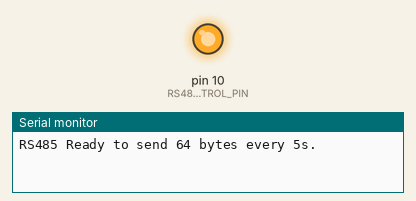
Bench run of a sketch on a simulated Arduino Uno, built with avr-gcc and run on an emulated ATmega328P. On the bench: output pins drawn as LEDs (lit = HIGH), the last lines printed to the serial monitor. The modem accepts every AT command (registered, SIM ready, sends succeed) and sends nothing else.

Above: at 0.03 s.
At 2.5 s:
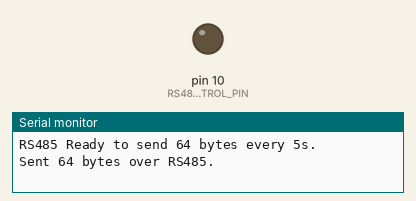
Timing chart, 0 to 6.6 s (numbered marks = the images above):
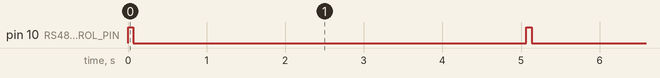

Measured:
- by itself, pin 10 (RS485_CONTROL_PIN): alternates HIGH for 0.07 s and LOW for 5.0 s

The sketch:

arduino.ino
```cpp
#include <SoftwareSerial.h>

#define RS485_TX 9              // Arduino pin connected to MAX485 DI
#define RS485_RX 8              // Arduino pin connected to MAX485 RO
#define RS485_CONTROL_PIN 10    // Arduino pin connected to MAX485 DE and RE (tied together)

// Create RS485 serial object
SoftwareSerial rs485(RS485_RX, RS485_TX);  // RX, TX

uint8_t txBuffer[64];  // 64-byte buffer

void setup() {
  // Initialize pins
  pinMode(RS485_CONTROL_PIN, OUTPUT);
  pinMode(RS485_RX, INPUT_PULLUP);
  digitalWrite(RS485_CONTROL_PIN, LOW); // Start in receive mode

  // Start serials
  Serial.begin(9600);      // USB serial for debug
  rs485.begin(9600);       // RS485 serial

  // Fill buffer with example data
  for (uint8_t i = 0; i < 64; i++) {
    txBuffer[i] = i;
  }

  Serial.println("RS485 Ready to send 64 bytes every 5s.");
}

void loop() {
  // Enable transmit mode
  digitalWrite(RS485_CONTROL_PIN, HIGH);
  delay(1);  // Stabilize before sending

  // Ingangspanning -->3000V
  txBuffer[0] = 0x0B;
  txBuffer[1] = 0xB8;

  // ingangstroom --> 10A
  txBuffer[2] = 0x00;
  txBuffer[3] = 0x10;

  // Lijn spanningen --> 400V
  txBuffer[4] = 0x01;
  txBuffer[5] = 0x90;

  txBuffer[6] = 0x01;
  txBuffer[7] = 0x90;

  txBuffer[8] = 0x01;
  txBuffer[9] = 0x90;

  // Lijn stromen --> 100A
  txBuffer[10] = 0x00;
  txBuffer[11] = 0x64;

  txBuffer[12] = 0x00;
  txBuffer[13] = 0x64;

  txBuffer[14] = 0x00;
  txBuffer[15] = 0x64;

  // Fill the rest of the buffer with 1,2,3,... up to 48 bytes (indices 16 to 63)
  for (uint8_t i = 16; i < 64; i++) {
    txBuffer[i] = i - 15;  // Starts at 1 for index 16
  }

  // Send the 64-byte buffer
  rs485.write(txBuffer, 64);
  rs485.flush();          // Wait for all data to send

  // Back to receive mode
  digitalWrite(RS485_CONTROL_PIN, LOW);

  // Optional debug
  Serial.println("Sent 64 bytes over RS485.");

  delay(5000); // Wait 5 seconds before next send
}
```
